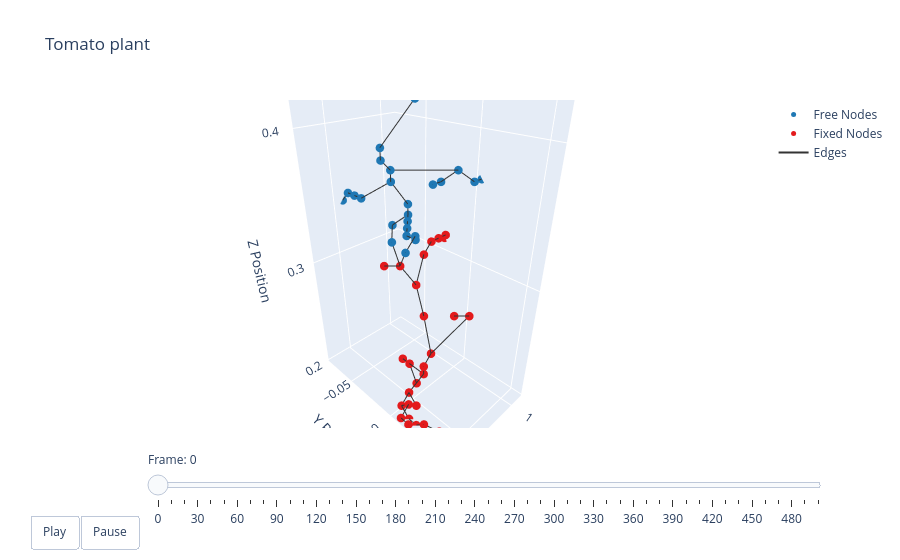

Notebook source saved alongside this figure:
### Markdown cell above
### Plotting

### Code cell
t = np.arange(robot.sim_params.total_time, step=robot.sim_params.dt)
options = dismech.AnimationOptions(title='Tomato plant', plot_step=10)

fig = dismech.get_interactive_animation_plotly(robot, t, qs , options)
fig.show()

### Figure 1 — Plotly figure (JSON) as saved in the notebook; plotly's stock layout.template omitted (floating-point values rounded to 4 significant figures; data arrays with more than 128 entries replaced by an {"elided": "..."} marker saying what was removed)
{"data": [{"marker": {"color": "#1f78b4", "size": 5}, "mode": "markers", "name": "Free Nodes", "type": "scatter3d", "x": [1.042, 1.034, 1.042, 1.026, 1.034, 1.042, 1.05, 1.05, 1.066, 1.042, 1.042, 1.042, 1.026, 1.058, 1.034, 1.01, 1.018, 0.986, 0.994, 1.034, 1.002, 1.042, 1.042, 1.042], "y": [-0.02817, -0.03616, -0.08416, -0.02817, -0.02017, -0.01217, -0.004165, 0.003835, 0.01183, -0.07616, -0.06816, -0.06016, -0.02816, 0.01183, -0.03616, -0.01216, -0.01216, 0.003836, 0.003836, -0.03616, -0.004164, -0.03616, -0.03616, -0.004162], "z": [0.3264, 0.3344, 0.3424, 0.3424, 0.3424, 0.3424, 0.3424, 0.3424, 0.3424, 0.3504, 0.3504, 0.3504, 0.3504, 0.3504, 0.3664, 0.3664, 0.3664, 0.3664, 0.3664, 0.3744, 0.3744, 0.3824, 0.3904, 0.4224]}, {"marker": {"color": "#e31a1c", "size": 5}, "mode": "markers", "name": "Fixed Nodes", "type": "scatter3d", "x": [1.066, 1.066, 1.058, 1.042, 1.066, 1.058, 1.074, 1.074, 1.066, 1.066, 1.058, 1.058, 1.058, 1.066, 1.042, 1.042, 1.042, 1.042, 1.034, 1.034, 1.018, 1.01, 1.034, 0.986, 1.05, 1.018, 1.042, 0.994, 1.002, 1.01], "y": [0.01183, 0.01983, 0.03583, -0.004167, 0.003833, 0.01183, 0.01183, 0.01983, 0.02783, 0.04383, 0.05183, 0.05983, 0.003833, 0.01183, -0.02017, -0.01217, 0.003833, 0.003833, 0.003833, -0.004167, 0.01183, 0.01983, -0.01217, -0.02817, -0.02817, -0.02017, -0.02017, -0.02017, -0.02017, -0.02017], "z": [0.1984, 0.1984, 0.1984, 0.2064, 0.2064, 0.2064, 0.2064, 0.2064, 0.2064, 0.2064, 0.2064, 0.2064, 0.2144, 0.2144, 0.2224, 0.2224, 0.2224, 0.2304, 0.2384, 0.2704, 0.2704, 0.2704, 0.2944, 0.3104, 0.3104, 0.3104, 0.3104, 0.3184, 0.3184, 0.3184]}, {"line": {"color": "#333333", "width": 2}, "mode": "lines", "name": "Edges", "type": "scatter3d", "x": {"elided": "159 float values"}, "y": {"elided": "159 float values"}, "z": {"elided": "159 float values"}}, {"color": "rgba(166, 206, 227, 0.7)", "i": [], "j": [], "k": [], "name": "Faces", "opacity": 0.7, "showscale": false, "type": "mesh3d", "x": [1.066, 1.066, 1.058, 1.042, 1.066, 1.058, 1.074, 1.074, 1.066, 1.066, 1.058, 1.058, 1.058, 1.066, 1.042, 1.042, 1.042, 1.042, 1.034, 1.034, 1.018, 1.01, 1.034, 0.986, 1.05, 1.018, 1.042, 0.994, 1.002, 1.01, 1.042, 1.034, 1.042, 1.026, 1.034, 1.042, 1.05, 1.05, 1.066, 1.042, 1.042, 1.042, 1.026, 1.058, 1.034, 1.01, 1.018, 0.986, 0.994, 1.034, 1.002, 1.042, 1.042, 1.042], "y": [0.01183, 0.01983, 0.03583, -0.004167, 0.003833, 0.01183, 0.01183, 0.01983, 0.02783, 0.04383, 0.05183, 0.05983, 0.003833, 0.01183, -0.02017, -0.01217, 0.003833, 0.003833, 0.003833, -0.004167, 0.01183, 0.01983, -0.01217, -0.02817, -0.02817, -0.02017, -0.02017, -0.02017, -0.02017, -0.02017, -0.02817, -0.03616, -0.08416, -0.02817, -0.02017, -0.01217, -0.004165, 0.003835, 0.01183, -0.07616, -0.06816, -0.06016, -0.02816, 0.01183, -0.03616, -0.01216, -0.01216, 0.003836, 0.003836, -0.03616, -0.004164, -0.03616, -0.03616, -0.004162], "z": [0.1984, 0.1984, 0.1984, 0.2064, 0.2064, 0.2064, 0.2064, 0.2064, 0.2064, 0.2064, 0.2064, 0.2064, 0.2144, 0.2144, 0.2224, 0.2224, 0.2224, 0.2304, 0.2384, 0.2704, 0.2704, 0.2704, 0.2944, 0.3104, 0.3104, 0.3104, 0.3104, 0.3184, 0.3184, 0.3184, 0.3264, 0.3344, 0.3424, 0.3424, 0.3424, 0.3424, 0.3424, 0.3424, 0.3424, 0.3504, 0.3504, 0.3504, 0.3504, 0.3504, 0.3664, 0.3664, 0.3664, 0.3664, 0.3664, 0.3744, 0.3744, 0.3824, 0.3904, 0.4224]}], "layout": {"scene": {"camera": {"eye": {"x": 1.225, "y": 1.225, "z": 1.0}}, "xaxis": {"range": [0.986, 1.074], "title": {"text": "X Position"}}, "yaxis": {"range": [-0.08416, 0.05983], "title": {"text": "Y Position"}}, "zaxis": {"range": [0.1984, 0.4224], "title": {"text": "Z Position"}}}, "sliders": [{"currentvalue": {"prefix": "Frame: "}, "steps": [{"args": [["0"], {"frame": {"duration": 50, "redraw": true}, "mode": "immediate"}], "label": "0", "method": "animate"}, {"args": [["1"], {"frame": {"duration": 50, "redraw": true}, "mode": "immediate"}], "label": "10", "method": "animate"}, {"args": [["2"], {"frame": {"duration": 50, "redraw": true}, "mode": "immediate"}], "label": "20", "method": "animate"}, {"args": [["3"], {"frame": {"duration": 50, "redraw": true}, "mode": "immediate"}], "label": "30", "method": "animate"}, {"args": [["4"], {"frame": {"duration": 50, "redraw": true}, "mode": "immediate"}], "label": "40", "method": "animate"}, {"args": [["5"], {"frame": {"duration": 50, "redraw": true}, "mode": "immediate"}], "label": "50", "method": "animate"}, {"args": [["6"], {"frame": {"duration": 50, "redraw": true}, "mode": "immediate"}], "label": "60", "method": "animate"}, {"args": [["7"], {"frame": {"duration": 50, "redraw": true}, "mode": "immediate"}], "label": "70", "method": "animate"}, {"args": [["8"], {"frame": {"duration": 50, "redraw": true}, "mode": "immediate"}], "label": "80", "method": "animate"}, {"args": [["9"], {"frame": {"duration": 50, "redraw": true}, "mode": "immediate"}], "label": "90", "method": "animate"}, {"args": [["10"], {"frame": {"duration": 50, "redraw": true}, "mode": "immediate"}], "label": "100", "method": "animate"}, {"args": [["11"], {"frame": {"duration": 50, "redraw": true}, "mode": "immediate"}], "label": "110", "method": "animate"}, {"args": [["12"], {"frame": {"duration": 50, "redraw": true}, "mode": "immediate"}], "label": "120", "method": "animate"}, {"args": [["13"], {"frame": {"duration": 50, "redraw": true}, "mode": "immediate"}], "label": "130", "method": "animate"}, {"args": [["14"], {"frame": {"duration": 50, "redraw": true}, "mode": "immediate"}], "label": "140", "method": "animate"}, {"args": [["15"], {"frame": {"duration": 50, "redraw": true}, "mode": "immediate"}], "label": "150", "method": "animate"}, {"args": [["16"], {"frame": {"duration": 50, "redraw": true}, "mode": "immediate"}], "label": "160", "method": "animate"}, {"args": [["17"], {"frame": {"duration": 50, "redraw": true}, "mode": "immediate"}], "label": "170", "method": "animate"}, {"args": [["18"], {"frame": {"duration": 50, "redraw": true}, "mode": "immediate"}], "label": "180", "method": "animate"}, {"args": [["19"], {"frame": {"duration": 50, "redraw": true}, "mode": "immediate"}], "label": "190", "method": "animate"}, {"args": [["20"], {"frame": {"duration": 50, "redraw": true}, "mode": "immediate"}], "label": "200", "method": "animate"}, {"args": [["21"], {"frame": {"duration": 50, "redraw": true}, "mode": "immediate"}], "label": "210", "method": "animate"}, {"args": [["22"], {"frame": {"duration": 50, "redraw": true}, "mode": "immediate"}], "label": "220", "method": "animate"}, {"args": [["23"], {"frame": {"duration": 50, "redraw": true}, "mode": "immediate"}], "label": "230", "method": "animate"}, {"args": [["24"], {"frame": {"duration": 50, "redraw": true}, "mode": "immediate"}], "label": "240", "method": "animate"}, {"args": [["25"], {"frame": {"duration": 50, "redraw": true}, "mode": "immediate"}], "label": "250", "method": "animate"}, {"args": [["26"], {"frame": {"duration": 50, "redraw": true}, "mode": "immediate"}], "label": "260", "method": "animate"}, {"args": [["27"], {"frame": {"duration": 50, "redraw": true}, "mode": "immediate"}], "label": "270", "method": "animate"}, {"args": [["28"], {"frame": {"duration": 50, "redraw": true}, "mode": "immediate"}], "label": "280", "method": "animate"}, {"args": [["29"], {"frame": {"duration": 50, "redraw": true}, "mode": "immediate"}], "label": "290", "method": "animate"}, {"args": [["30"], {"frame": {"duration": 50, "redraw": true}, "mode": "immediate"}], "label": "300", "method": "animate"}, {"args": [["31"], {"frame": {"duration": 50, "redraw": true}, "mode": "immediate"}], "label": "310", "method": "animate"}, {"args": [["32"], {"frame": {"duration": 50, "redraw": true}, "mode": "immediate"}], "label": "320", "method": "animate"}, {"args": [["33"], {"frame": {"duration": 50, "redraw": true}, "mode": "immediate"}], "label": "330", "method": "animate"}, {"args": [["34"], {"frame": {"duration": 50, "redraw": true}, "mode": "immediate"}], "label": "340", "method": "animate"}, {"args": [["35"], {"frame": {"duration": 50, "redraw": true}, "mode": "immediate"}], "label": "350", "method": "animate"}, {"args": [["36"], {"frame": {"duration": 50, "redraw": true}, "mode": "immediate"}], "label": "360", "method": "animate"}, {"args": [["37"], {"frame": {"duration": 50, "redraw": true}, "mode": "immediate"}], "label": "370", "method": "animate"}, {"args": [["38"], {"frame": {"duration": 50, "redraw": true}, "mode": "immediate"}], "label": "380", "method": "animate"}, {"args": [["39"], {"frame": {"duration": 50, "redraw": true}, "mode": "immediate"}], "label": "390", "method": "animate"}, {"args": [["40"], {"frame": {"duration": 50, "redraw": true}, "mode": "immediate"}], "label": "400", "method": "animate"}, {"args": [["41"], {"frame": {"duration": 50, "redraw": true}, "mode": "immediate"}], "label": "410", "method": "animate"}, {"args": [["42"], {"frame": {"duration": 50, "redraw": true}, "mode": "immediate"}], "label": "420", "method": "animate"}, {"args": [["43"], {"frame": {"duration": 50, "redraw": true}, "mode": "immediate"}], "label": "430", "method": "animate"}, {"args": [["44"], {"frame": {"duration": 50, "redraw": true}, "mode": "immediate"}], "label": "440", "method": "animate"}, {"args": [["45"], {"frame": {"duration": 50, "redraw": true}, "mode": "immediate"}], "label": "450", "method": "animate"}, {"args": [["46"], {"frame": {"duration": 50, "redraw": true}, "mode": "immediate"}], "label": "460", "method": "animate"}, {"args": [["47"], {"frame": {"duration": 50, "redraw": true}, "mode": "immediate"}], "label": "470", "method": "animate"}, {"args": [["48"], {"frame": {"duration": 50, "redraw": true}, "mode": "immediate"}], "label": "480", "method": "animate"}, {"args": [["49"], {"frame": {"duration": 50, "redraw": true}, "mode": "immediate"}], "label": "490", "method": "animate"}, {"args": [["50"], {"frame": {"duration": 50, "redraw": true}, "mode": "immediate"}], "label": "499", "method": "animate"}], "transition": {"duration": 0}, "x": 0.1, "y": 0}], "title": {"text": "Tomato plant"}, "updatemenus": [{"buttons": [{"args": [null, {"frame": {"duration": 50, "redraw": true}, "fromcurrent": true}], "label": "Play", "method": "animate"}, {"args": [[null], {"frame": {"duration": 0, "redraw": true}, "mode": "immediate"}], "label": "Pause", "method": "animate"}], "direction": "left", "pad": {"r": 10, "t": 87}, "showactive": false, "type": "buttons", "x": 0.1, "xanchor": "right", "y": 0, "yanchor": "top"}]}}
